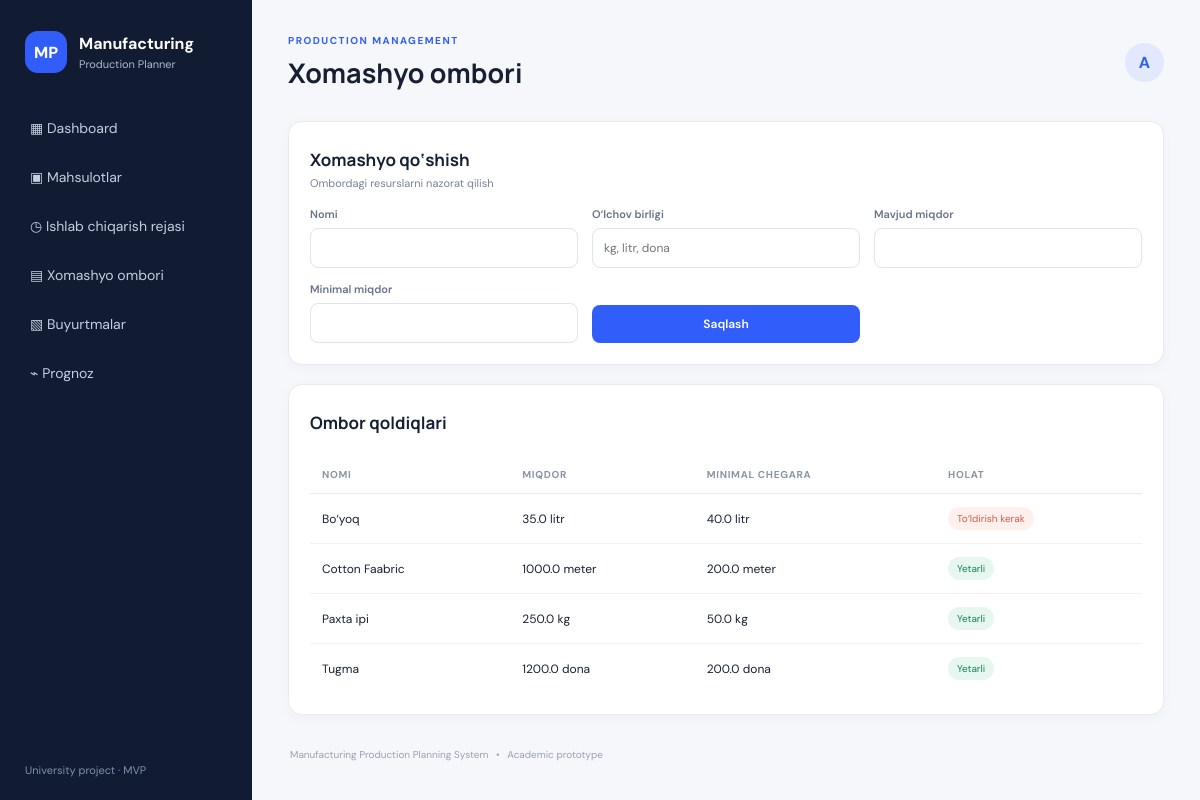
The page /materials on the database its author committed.
### tables this page shows
CREATE TABLE raw_materials (
        id INTEGER PRIMARY KEY AUTOINCREMENT,
        name TEXT NOT NULL,
        unit TEXT NOT NULL,
        quantity REAL NOT NULL DEFAULT 0 CHECK(quantity >= 0),
        min_quantity REAL NOT NULL DEFAULT 0 CHECK(min_quantity >= 0)
    );

### app.py (the view, shortened to what this page needs)
@app.route("/materials", methods=["GET", "POST"])
def materials():
    db = get_db()
    rows = db.execute("SELECT * FROM raw_materials ORDER BY name").fetchall()
    return render_template("materials.html", materials=rows)

### app.py (called while the page is built)
@app.before_request
def setup():
    init_db()

### database.py (called while the page is built)
def get_db():
    conn = sqlite3.connect(DB_PATH)
    conn.row_factory = sqlite3.Row
    conn.execute("PRAGMA foreign_keys = ON")
    return conn

### templates/templates/materials.html
{% extends "base.html" %}{% block heading %}Xomashyo ombori{% endblock %}{% block content %}
<section class="panel"><div class="panel-head"><div><h2>Xomashyo qo‘shish</h2><p>Ombordagi resurslarni nazorat qilish</p></div></div><form method="post" class="form-grid"><label>Nomi<input name="name" required></label><label>O‘lchov birligi<input name="unit" placeholder="kg, litr, dona" required></label><label>Mavjud miqdor<input type="number" step="0.01" min="0" name="quantity" required></label><label>Minimal miqdor<input type="number" step="0.01" min="0" name="min_quantity" required></label><button class="button">Saqlash</button></form></section>
<section class="panel"><div class="panel-head"><h2>Ombor qoldiqlari</h2></div><div class="table-wrap"><table><thead><tr><th>Nomi</th><th>Miqdor</th><th>Minimal chegara</th><th>Holat</th></tr></thead><tbody>{% for m in materials %}<tr><td>{{m.name}}</td><td>{{m.quantity}} {{m.unit}}</td><td>{{m.min_quantity}} {{m.unit}}</td><td>{% if m.quantity <= m.min_quantity %}<span class="pill danger">To‘ldirish kerak</span>{% else %}<span class="pill good">Yetarli</span>{% endif %}</td></tr>{% else %}<tr><td colspan="4" class="empty">Xomashyo mavjud emas.</td></tr>{% endfor %}</tbody></table></div></section>
{% endblock %}

### static/css/style.css (style rules this page uses)
:root { --ink:#172033;--muted:#778198;--line:#e8ebf2;--bg:#f5f7fb;--blue:#315efb;--nav:#111b32;--green:#15966b }
* { box-sizing:border-box }
body { margin:0;background:var(--bg);color:var(--ink);font-family:'DM Sans',sans-serif }
h1,h2 { font-family:Manrope,sans-serif;margin:5px 0 }
h2 { font-size:17px }
.stat,.panel { background:white;border:1px solid var(--line);border-radius:14px;box-shadow:0 3px 14px #18274a08 }
.stat small,.panel-head p { color:var(--muted);font-size:11px }
.panel { padding:21px;margin-bottom:19px }
.panel-head { display:flex;align-items:center;justify-content:space-between;margin-bottom:17px }
.panel-head p { margin:4px 0 0 }
.button { border:0;background:var(--blue);color:white;padding:11px 16px;border-radius:8px;text-decoration:none;font:600 12px 'DM Sans';cursor:pointer;display:inline-block }
.table-wrap { overflow-x:auto }
table { width:100%;border-collapse:collapse;white-space:nowrap }
th { text-align:left;color:#8a93a7;font-size:10px;text-transform:uppercase;letter-spacing:.7px;padding:12px;border-bottom:1px solid var(--line) }
td { padding:13px 12px;border-bottom:1px solid #f0f2f6;font-size:12px }
tbody tr:last-child td { border:0 }
.pill { display:inline-block;background:#edf1ff;color:#4260bf;padding:5px 9px;border-radius:20px;font-size:10px }
.pill.good { background:#e7f7ef;color:#14845d }
.pill.danger { background:#fff0ed;color:#d65c48 }
.form-grid { display:grid;grid-template-columns:repeat(3,minmax(0,1fr));gap:14px;align-items:end }
.form-grid label { display:grid;gap:7px;color:#68738a;font-size:11px;font-weight:600 }
.form-grid input,.form-grid select,.inline-form input { width:100%;padding:11px;border:1px solid #dfe4ed;border-radius:8px;background:#fff;color:var(--ink);font:12px 'DM Sans';outline:none }

### rows shown on the page
raw_materials: name "Bo‘yoq", quantity "35.0", unit "litr", min_quantity "40.0", shows "To‘ldirish kerak"
raw_materials: name "Cotton Faabric", quantity "1000.0", unit "meter", min_quantity "200.0", shows "Yetarli"
raw_materials: name "Paxta ipi", quantity "250.0", unit "kg", min_quantity "50.0", shows "Yetarli"
raw_materials: name "Tugma", quantity "1200.0", unit "dona", min_quantity "200.0", shows "Yetarli"
